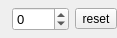
<?xml version="1.0" encoding="UTF-8"?>
<ui version="4.0">
 <class>CompassPanel</class>
 <widget class="QWidget" name="CompassPanel">
  <property name="geometry">
   <rect>
    <x>0</x>
    <y>0</y>
    <width>117</width>
    <height>38</height>
   </rect>
  </property>
  <property name="windowTitle">
   <string>Form</string>
  </property>
  <layout class="QHBoxLayout" name="horizontalLayout">
   <property name="spacing">
    <number>6</number>
   </property>
   <property name="leftMargin">
    <number>12</number>
   </property>
   <property name="topMargin">
    <number>0</number>
   </property>
   <property name="rightMargin">
    <number>0</number>
   </property>
   <property name="bottomMargin">
    <number>0</number>
   </property>
   <item>
    <widget class="QSpinBox" name="angleEdit">
     <property name="font">
      <font>
       <family>Tahoma</family>
       <pointsize>10</pointsize>
      </font>
     </property>
     <property name="minimum">
      <number>-180</number>
     </property>
     <property name="maximum">
      <number>180</number>
     </property>
    </widget>
   </item>
   <item>
    <widget class="QToolButton" name="resetButton">
     <property name="text">
      <string>reset</string>
     </property>
    </widget>
   </item>
  </layout>
 </widget>
 <resources/>
 <connections/>
</ui>
